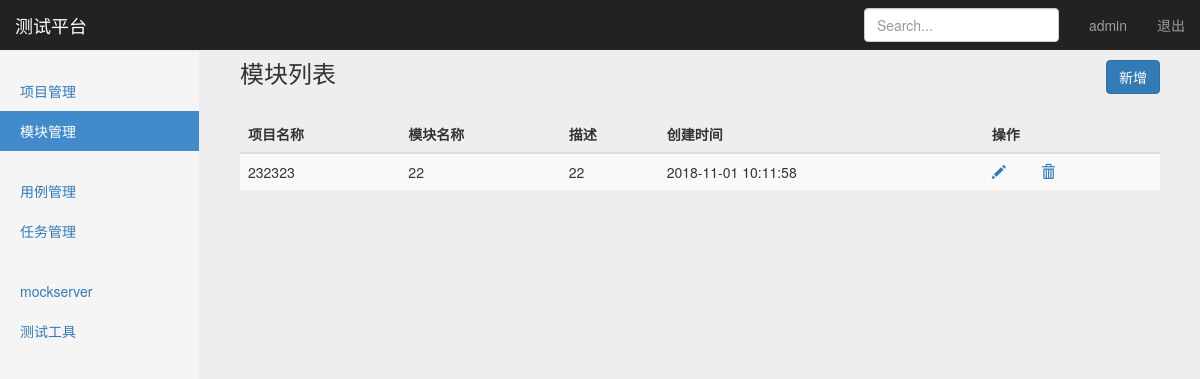
Page /manage/module_manage/ (signed in) on the earlier database version.
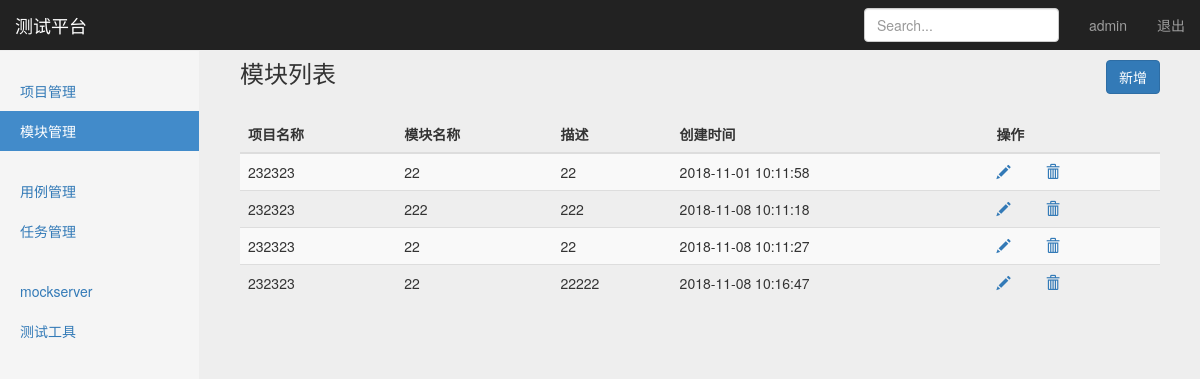
Same page on the later database version.
### project_app/models.py (models this page shows, shortened)
class Module(models.Model):
    project = models.ForeignKey(Project,on_delete=models.CASCADE)
    mname = models.CharField("名称",max_length=255,blank=False,default="")
    description = models.CharField("描述", max_length=255, default="")
    create_time = models.DateTimeField("创建时间", auto_now=True)

class Project(models.Model):
    pname = models.CharField("名称",max_length=255,blank=False,default="")
    description = models.CharField("描述",max_length=255,default="")
    status = models.BooleanField("状态",default=True)
    create_time = models.DateTimeField("创建时间",auto_now=True)
    def __str__(self):
        return self.pname

### project_app/views/module_views.py (the view)
# urls.py: path("module_manage/", module_views.list_module),
@login_required
def list_module(request):
    cuser_name = request.session.get("cuser_name", "")
    latest_module_list = Module.objects.all()
    return render(request, "module_manage.html", {"cuser_name": cuser_name,"latest_module_list": latest_module_list,
                                                "type": "list"}
                  )

### templates/module_manage.html (shortened to what this page needs)
{% extends "base.html" %}
{% block content %}
    <nav class="navbar navbar-inverse navbar-fixed-top">
      <div class="container-fluid">
        <div class="navbar-header">
          <a class="navbar-brand" href="#">测试平台</a>
        </div>
        <div id="navbar" class="navbar-collapse collapse">
          <ul class="nav navbar-nav navbar-right">
            <li><a>{{ cuser_name }}</a></li>
            <li><a href="/logout/">退出</a></li>
          </ul>
          <form class="navbar-form navbar-right">
            <input type="text" class="form-control" placeholder="Search...">
          </form>
        </div>
      </div>
    </nav>
    <div class="container-fluid">
      <div class="row">
        <div class="col-sm-3 col-md-2 sidebar">
          <ul class="nav nav-sidebar">
            <li ><a href="/manage/project_manage">项目管理</a></li>
            <li class="active"><a href="/manage/module_manage">模块管理</a></li>
          </ul>
          <ul class="nav nav-sidebar">
            <li><a href="/interface/case_manage">用例管理</a></li>
            <li><a href="/interface/task_manage">任务管理</a></li>
          </ul>
          <ul class="nav nav-sidebar">
            <li><a href="">mockserver</a></li>
            <li><a href="">测试工具</a></li>
          </ul>
        </div>
        {% if type == "list" %}
        <form  action="" method="post">
        <div class="col-sm-9 col-sm-offset-3 col-md-10 col-md-offset-2 main">
          <h3 class="page-header">模块列表
          <button id="add_btn"
                  type="button" class="btn btn-primary" style="float: right"
                  onclick="window.location.href='/manage/module_add'"
          >新增</button>
          </h3>
          <div class="table-responsive">
             <table class="table table-striped">
              <thead>
                <tr>
                  <th>项目名称</th>
                  <th>模块名称</th>
                  <th>描述</th>
                  <th>创建时间</th>
                  <th>操作</th>
                </tr>
              </thead>
              <tbody>
              {% for module_list in latest_module_list %}
                <tr>
                  <td>{{ module_list.project}}</td>
                  <td>{{ module_list.mname }}</td>
                  <td>{{ module_list.description}}</td>
                  <td>{{ module_list.create_time | date:"Y-m-d H:i:s"}}</td>
                  <td>
                  <a id="op_edit{{module_list.id }}" title="编辑" class="glyphicon glyphicon-pencil"  href="/manage/module_edit/{{module_list.id }}"></a>
                  <a id="op_del{{module_list.id }}" title="删除" class="glyphicon glyphicon-trash" href="/manage/module_delete/{{module_list.id }}"></a>
                  </td>
                </tr>
              {% endfor %}
              </tbody>
            </table>
          </div>
        </div>
      </form>
      {% endif %}
      </div>
    </div>
 {% endblock %}

### templates/base.html (shortened to what this page needs)
<!doctype html>
<html lang="zh-CN">
  <head>
    {% load static %}
    <link type="text/css" href="{% static '/css/bootstrap.min.css' %}"  rel="stylesheet" >
    <link type="text/css"  href="{% static '/css/dashboard.css' %}" rel="stylesheet" >
    <link type="text/css"  href="{% static '/css/signin.css' %}" rel="stylesheet" >
  </head>
  <body>
  {% block content %}
  {% endblock %}
  </body>
</html>

### static/user_app/css/dashboard.css (style rules this page uses)
body { padding-top: 50px; }
.navbar-fixed-top { border: 0; }
.sidebar { display: none; }
@media (min-width: 768px) { .sidebar { position: fixed; top: 51px; bottom: 0; left: 0; z-index: 1000; display: block; padding: 20px; overflow-x: hidden; overflow-y: auto; background-color: #f5f5f5; border-right: 1px solid #eee; } }
.nav-sidebar { margin-right: -21px; margin-bottom: 20px; margin-left: -20px; }
.nav-sidebar > li > a { padding-right: 20px; padding-left: 20px; }
.nav-sidebar > .active > a, .nav-sidebar > .active > a:hover, .nav-sidebar > .active > a:focus { color: #fff; background-color: #428bca; }
.main { padding: 20px; }
@media (min-width: 768px) { .main { padding-right: 40px; padding-left: 40px; } }
.main .page-header { margin-top: 0; }

### static/user_app/css/signin.css (style rules this page uses)
body { padding-top: 40px; padding-bottom: 40px; background-color: #eee; }

Differences in the rows shown:
added Module: project "232323", mname "222", description "222", create_time "2018-11-08 10:11:18"
added Module: project "232323", mname "22", description "22", create_time "2018-11-08 10:11:27"
added Module: project "232323", mname "22", description "22222", create_time "2018-11-08 10:16:47"
